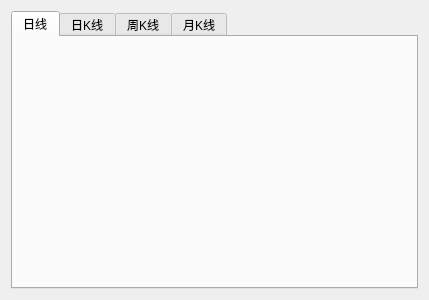
<?xml version="1.0" encoding="UTF-8"?>
<ui version="4.0">
 <class>stackStock</class>
 <widget class="QWidget" name="stackStock">
  <property name="geometry">
   <rect>
    <x>0</x>
    <y>0</y>
    <width>429</width>
    <height>300</height>
   </rect>
  </property>
  <property name="windowTitle">
   <string>Form</string>
  </property>
  <layout class="QGridLayout" name="gridLayout">
   <item row="0" column="0">
    <widget class="QTabWidget" name="tabWidget">
     <property name="currentIndex">
      <number>0</number>
     </property>
     <widget class="QWidget" name="day">
      <attribute name="title">
       <string>日线</string>
      </attribute>
      <layout class="QGridLayout" name="gridLayout_2">
       <property name="leftMargin">
        <number>0</number>
       </property>
       <property name="topMargin">
        <number>0</number>
       </property>
       <property name="rightMargin">
        <number>0</number>
       </property>
       <property name="bottomMargin">
        <number>0</number>
       </property>
       <property name="spacing">
        <number>0</number>
       </property>
       <item row="0" column="0">
        <layout class="QVBoxLayout" name="vday"/>
       </item>
      </layout>
     </widget>
     <widget class="QWidget" name="tab">
      <attribute name="title">
       <string>日K线</string>
      </attribute>
      <layout class="QGridLayout" name="gridLayout_5">
       <item row="0" column="0">
        <layout class="QVBoxLayout" name="dayK"/>
       </item>
      </layout>
     </widget>
     <widget class="QWidget" name="week">
      <attribute name="title">
       <string>周K线</string>
      </attribute>
      <layout class="QGridLayout" name="gridLayout_3">
       <property name="leftMargin">
        <number>0</number>
       </property>
       <property name="topMargin">
        <number>0</number>
       </property>
       <property name="rightMargin">
        <number>0</number>
       </property>
       <property name="bottomMargin">
        <number>0</number>
       </property>
       <property name="spacing">
        <number>0</number>
       </property>
       <item row="0" column="0">
        <layout class="QVBoxLayout" name="weekK"/>
       </item>
      </layout>
     </widget>
     <widget class="QWidget" name="month">
      <attribute name="title">
       <string>月K线</string>
      </attribute>
      <layout class="QGridLayout" name="gridLayout_4">
       <property name="leftMargin">
        <number>0</number>
       </property>
       <property name="topMargin">
        <number>0</number>
       </property>
       <property name="rightMargin">
        <number>0</number>
       </property>
       <property name="bottomMargin">
        <number>0</number>
       </property>
       <property name="horizontalSpacing">
        <number>0</number>
       </property>
       <item row="0" column="0">
        <layout class="QVBoxLayout" name="monthK">
         <property name="spacing">
          <number>0</number>
         </property>
        </layout>
       </item>
      </layout>
     </widget>
    </widget>
   </item>
  </layout>
 </widget>
 <resources/>
 <connections/>
</ui>
